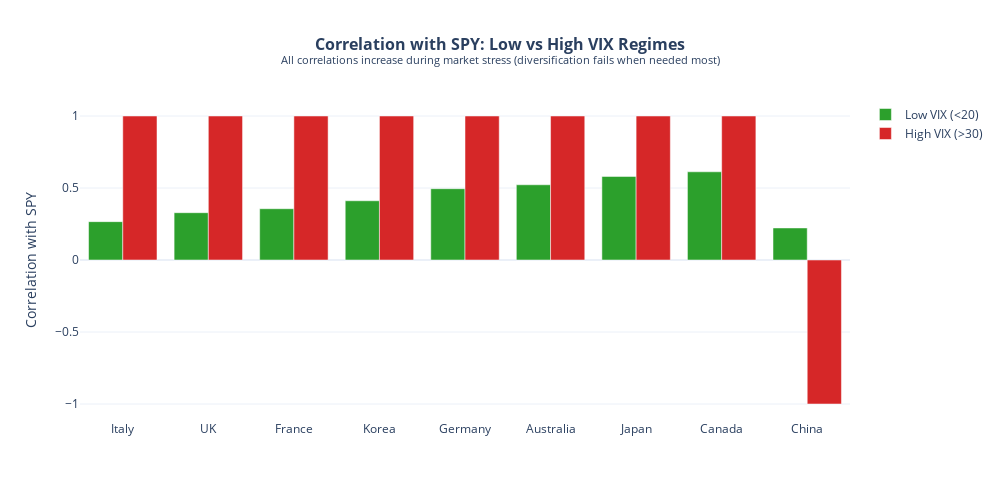

Notebook code cell kept with this figure:
### Code cell
# Correlation Change Bar Chart
def create_correlation_change_chart(corr_regimes: dict) -> go.Figure:
    """
    Bar chart comparing correlations with SPY in different regimes.
    """
    if 'Low VIX (<20)' not in corr_regimes or 'High VIX (>30)' not in corr_regimes:
        return None
    
    low_corr = corr_regimes['Low VIX (<20)']['corr']
    high_corr = corr_regimes['High VIX (>30)']['corr']
    
    countries = ['Germany', 'UK', 'France', 'Japan', 'China', 'Canada', 'Australia', 'Korea', 'Italy']
    data = []
    
    for c in countries:
        if c in low_corr.columns and c in high_corr.columns and 'SPY' in low_corr.columns:
            data.append({
                'Country': c,
                'Low VIX': low_corr.loc[c, 'SPY'] if c != 'SPY' else 1.0,
                'High VIX': high_corr.loc[c, 'SPY'] if c != 'SPY' else 1.0,
            })
    
    if not data:
        return None
    
    df = pd.DataFrame(data)
    df['Change'] = df['High VIX'] - df['Low VIX']
    df = df.sort_values('Change', ascending=False)
    
    fig = go.Figure()
    
    fig.add_trace(go.Bar(
        x=df['Country'], y=df['Low VIX'],
        name='Low VIX (<20)', marker_color='#2ca02c'
    ))
    fig.add_trace(go.Bar(
        x=df['Country'], y=df['High VIX'],
        name='High VIX (>30)', marker_color='#d62728'
    ))
    
    fig.update_layout(
        title=dict(
            text='<b>Correlation with SPY: Low vs High VIX Regimes</b><br>'
                 '<sup>All correlations increase during market stress (diversification fails when needed most)</sup>',
            x=0.5, font=dict(size=16)
        ),
        barmode='group',
        yaxis_title='Correlation with SPY',
        height=500, width=1000,
        template='plotly_white'
    )
    
    return fig


if corr_regimes:
    fig_corr_change = create_correlation_change_chart(corr_regimes)
    if fig_corr_change:
        fig_corr_change.show()

### Figure 1 — Plotly figure (JSON) as saved in the notebook; plotly's stock layout.template omitted (floating-point values rounded to 4 significant figures)
{"data": [{"marker": {"color": "#2ca02c"}, "name": "Low VIX (<20)", "type": "bar", "x": ["Italy", "UK", "France", "Korea", "Germany", "Australia", "Japan", "Canada", "China"], "y": [0.2663, 0.3285, 0.3561, 0.4114, 0.4952, 0.5223, 0.5804, 0.6125, 0.2227]}, {"marker": {"color": "#d62728"}, "name": "High VIX (>30)", "type": "bar", "x": ["Italy", "UK", "France", "Korea", "Germany", "Australia", "Japan", "Canada", "China"], "y": [1.0, 1.0, 1.0, 1.0, 1.0, 1.0, 1.0, 1.0, -1.0]}], "layout": {"barmode": "group", "height": 500, "title": {"font": {"size": 16}, "text": "<b>Correlation with SPY: Low vs High VIX Regimes</b><br><sup>All correlations increase during market stress (diversification fails when needed most)</sup>", "x": 0.5}, "width": 1000, "yaxis": {"title": {"text": "Correlation with SPY"}}}}
